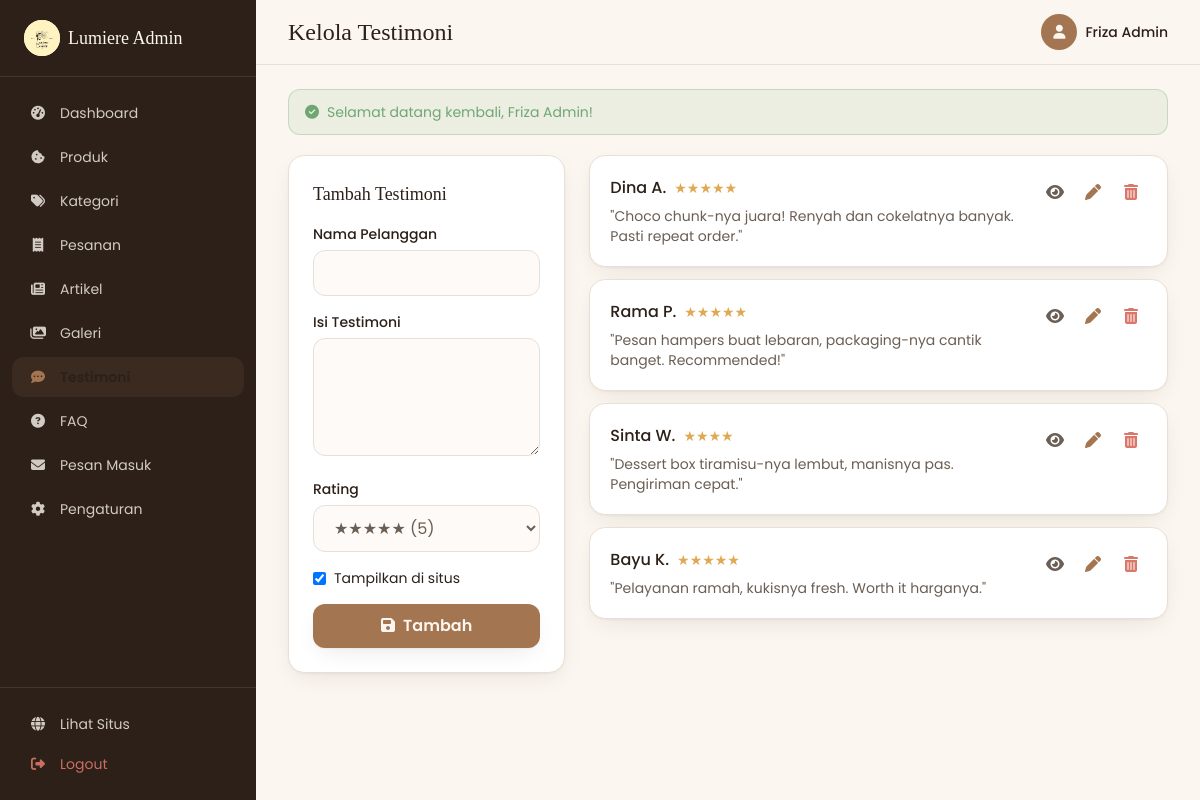
The app's page /index.php?page=admin/testimonials (signed in) with its own data.
### tables this page shows
CREATE TABLE testimonials (
  id            INT AUTO_INCREMENT PRIMARY KEY,
  customer_name VARCHAR(100) NOT NULL,
  content       VARCHAR(500) NOT NULL,
  rating        TINYINT NOT NULL DEFAULT 5,
  is_active     TINYINT(1) NOT NULL DEFAULT 1,
  created_at    TIMESTAMP NOT NULL DEFAULT CURRENT_TIMESTAMP
);

### public/index.php (called while the page is built, shortened)
<?php
require __DIR__ . '/../src/config/database.php';
require __DIR__ . '/../src/includes/functions.php';
$routes = [
    'home'          => 'public/home.php',
    'catalog'       => 'public/catalog.php',
    'product'       => 'public/product.php',
    'cart'          => 'public/cart.php',
    'checkout'      => 'public/checkout.php',
    'order-success' => 'public/order_success.php',
    'articles'      => 'public/articles.php',
    'article'       => 'public/article.php',
    'contact'       => 'public/contact.php',
    'login'  => 'auth/login.php',
    'logout' => 'auth/logout.php',
    'api/cart' => 'api/cart.php',
    'admin'             => 'admin/dashboard.php',
    'admin/products'    => 'admin/products.php',
    'admin/categories'  => 'admin/categories.php',
    'admin/orders'      => 'admin/orders.php',
    'admin/order'       => 'admin/order_detail.php',
    'admin/export'      => 'admin/export_orders.php',
    'admin/testimonials'=> 'admin/testimonials.php',
    'admin/faqs'        => 'admin/faqs.php',
    'admin/articles'    => 'admin/articles.php',
    'admin/gallery'     => 'admin/gallery.php',
    'admin/messages'    => 'admin/messages.php',
    'admin/settings'    => 'admin/settings.php',
];
$page = $_GET['page'] ?? 'home';
$file = SRC_PATH . '/pages/' . $routes[$page];
require $file;

### src/includes/functions.php (called while the page is built, shortened)
<?php
function e($value): string
{
    return htmlspecialchars((string) ($value ?? ''), ENT_QUOTES, 'UTF-8');
}
function url(string $page = 'home', array $params = []): string
{
    $query = array_merge(['page' => $page], $params);
    return APP_BASE . '/index.php?' . http_build_query($query);
}
function asset(string $path): string
{
    return APP_BASE . '/assets/' . ltrim($path, '/');
}
function is_logged_in(): bool
{
    return !empty($_SESSION['admin_id']);
}
function current_admin(): ?array
{
    static $admin = null;
    if ($admin === null) {
        $stmt = db()->prepare('SELECT id, name, username, role FROM admins WHERE id = ?');
        $stmt->execute([$_SESSION['admin_id']]);
        $admin = $stmt->fetch() ?: null;
    }
    return $admin;
}
function get_flash(string $key): ?string
{
    if (!empty($_SESSION['flash'][$key])) {
        $msg = $_SESSION['flash'][$key];
        return $msg;
    }
    return null;
}

### src/config/database.php (called while the page is built, shortened)
<?php
if (!function_exists('env')) {
    function env(string $key, $default = null)
    {
        $val = getenv($key);
        return ($val === false || $val === '') ? $default : $val;
    }
}
function db(): PDO
{
    static $pdo = null;
    if ($pdo instanceof PDO) {
        return $pdo;
    }
    $host = env('DB_HOST', '127.0.0.1');
    $port = env('DB_PORT', '3306');
    $name = env('DB_NAME', 'lumiere_cookies');
    $user = env('DB_USER', 'root');
    $pass = env('DB_PASS', '');
    $dsn = "mysql:host={$host};port={$port};dbname={$name};charset=utf8mb4";
    try {
        $pdo = new PDO($dsn, $user, $pass, [
            PDO::ATTR_ERRMODE            => PDO::ERRMODE_EXCEPTION,
            PDO::ATTR_DEFAULT_FETCH_MODE => PDO::FETCH_ASSOC,
            PDO::ATTR_EMULATE_PREPARES   => false,
        ]);
    } catch (PDOException $e) {
        http_response_code(500);
        die(
            '<div style="font-family:sans-serif;max-width:560px;margin:80px auto;padding:24px;'
            . 'border:1px solid #EADFD6;border-radius:16px;background:#FFF8F2;color:#2F241F">'
            . '<h2 style="margin-top:0">Gagal terhubung ke database</h2>'
            . '<p>Pastikan MySQL berjalan dan file <code>.env</code> sudah diisi dengan benar '
            . '(DB_HOST, DB_NAME, DB_USER, DB_PASS), serta <code>schema.sql</code> &amp; '
            . '<code>seed.sql</code> sudah dijalankan.</p>'
            . '<p style="color:#D97A6C"><strong>Detail:</strong> ' . htmlspecialchars($e->getMessage()) . '</p>'
            . '</div>'
        );
    }
    return $pdo;
}

### src/pages/admin/testimonials.php (the view, shortened to what this page needs)
<?php
$pageTitle = 'Kelola Testimoni';
$adminPage = 'admin/testimonials';
$pdo = db();
$edit = null;
$items = $pdo->query("SELECT * FROM testimonials ORDER BY created_at DESC")->fetchAll();
require SRC_PATH . '/includes/admin_header.php';
?>
<div class="grid lg:grid-cols-3 gap-6">
  <div class="lg:col-span-1">
    <div class="bg-card border border-line rounded-2xl p-6 shadow-soft sticky top-24">
      <h2 class="font-display text-lg text-heading mb-4"><?= $edit ? 'Edit Testimoni' : 'Tambah Testimoni' ?></h2>
      <form method="post" action="<?= url('admin/testimonials') ?>" class="space-y-4">
        <div>
          <label class="block text-sm font-medium text-heading mb-1.5">Nama Pelanggan</label>
          <input name="customer_name" value="<?= e($edit['customer_name'] ?? '') ?>" required class="field w-full rounded-xl border border-line bg-cream/50 px-4 py-2.5 focus:border-primary focus:ring-2 focus:ring-primary/20 outline-none transition">
        </div>
        <div>
          <label class="block text-sm font-medium text-heading mb-1.5">Isi Testimoni</label>
          <textarea name="content" rows="4" required class="field w-full rounded-xl border border-line bg-cream/50 px-4 py-2.5 focus:border-primary focus:ring-2 focus:ring-primary/20 outline-none transition"><?= e($edit['content'] ?? '') ?></textarea>
        </div>
        <div>
          <label class="block text-sm font-medium text-heading mb-1.5">Rating</label>
          <select name="rating" class="field w-full rounded-xl border border-line bg-cream/50 px-4 py-2.5 focus:border-primary focus:ring-2 focus:ring-primary/20 outline-none transition">
            <?php for ($r = 5; $r >= 1; $r--): ?>
              <option value="<?= $r ?>" <?= (int) ($edit['rating'] ?? 5) === $r ? 'selected' : '' ?>><?= str_repeat('★', $r) . str_repeat('☆', 5 - $r) ?> (<?= $r ?>)</option>
            <?php endfor; ?>
          </select>
        </div>
        <label class="flex items-center gap-2 text-sm text-heading cursor-pointer">
          <input type="checkbox" name="is_active" value="1" <?= ($edit['is_active'] ?? 1) ? 'checked' : '' ?> class="rounded border-line text-primary focus:ring-primary"> Tampilkan di situs
        </label>
        <div class="flex gap-2">
          <button type="submit" class="btn-primary flex-1 bg-primary hover:bg-hover text-cream font-semibold py-2.5 rounded-xl transition shadow-soft"><i class="fa-solid fa-floppy-disk mr-2"></i><?= $edit ? 'Simpan' : 'Tambah' ?></button>
        </div>
      </form>
    </div>
  </div>
  <div class="lg:col-span-2 space-y-3">
    <?php if (!$items): ?>
      <div class="bg-card border border-line rounded-2xl p-10 text-center text-body shadow-soft">Belum ada testimoni.</div>
    <?php else: foreach ($items as $t): ?>
    <div class="bg-card border border-line rounded-2xl p-5 shadow-soft">
      <div class="flex items-start justify-between gap-3">
        <div class="flex-1">
          <div class="flex items-center gap-2">
            <p class="font-medium text-heading"><?= e($t['customer_name']) ?></p>
            <span class="text-warning text-sm"><?= str_repeat('★', (int) $t['rating']) ?></span>
          </div>
          <p class="text-sm text-body mt-1.5">"<?= e($t['content']) ?>"</p>
        </div>
        <div class="flex items-center gap-1.5 shrink-0">
          <form method="post" action="<?= url('admin/testimonials') ?>" class="inline">
            <button class="w-8 h-8 grid place-items-center rounded-lg hover:bg-muted text-body transition" title="Aktif/Nonaktif"><i class="fa-solid <?= $t['is_active'] ? 'fa-eye' : 'fa-eye-slash' ?>"></i></button>
          </form>
          <a href="<?= url('admin/testimonials', ['id' => (int) $t['id']]) ?>" class="w-8 h-8 grid place-items-center rounded-lg hover:bg-primary/10 text-primary transition"><i class="fa-solid fa-pen"></i></a>
          <form method="post" action="<?= url('admin/testimonials') ?>" class="js-delete inline" data-name="<?= e($t['customer_name']) ?>">
            <button class="w-8 h-8 grid place-items-center rounded-lg hover:bg-danger/10 text-danger transition"><i class="fa-solid fa-trash-can"></i></button>
          </form>
        </div>
      </div>
    </div>
    <?php endforeach; endif; ?>
  </div>
</div>
<?php require SRC_PATH . '/includes/admin_footer.php'; ?>

### src/includes/admin_header.php (shortened to what this page needs)
<?php
$admin     = current_admin();
$adminPage = $adminPage ?? '';
$pageTitle = $pageTitle ?? 'Admin';
$menu = [
    ['admin',              'Dashboard',   'fa-gauge-high'],
    ['admin/products',     'Produk',      'fa-cookie-bite'],
    ['admin/categories',   'Kategori',    'fa-tags'],
    ['admin/orders',       'Pesanan',     'fa-receipt'],
    ['admin/articles',     'Artikel',     'fa-newspaper'],
    ['admin/gallery',      'Galeri',      'fa-images'],
    ['admin/testimonials', 'Testimoni',   'fa-comment-dots'],
    ['admin/faqs',         'FAQ',         'fa-circle-question'],
    ['admin/messages',     'Pesan Masuk', 'fa-envelope'],
    ['admin/settings',     'Pengaturan',  'fa-gear'],
];
$flashSuccess = get_flash('success');
?>
<!DOCTYPE html>
<html lang="id" class="scroll-smooth">
<head>
<script src="https://cdn.tailwindcss.com"></script>
<link rel="stylesheet" href="https://cdnjs.cloudflare.com/ajax/libs/font-awesome/6.5.2/css/all.min.css">
<link rel="stylesheet" href="<?= asset('css/style.css') ?>">
</head>
<body class="bg-cream text-body font-sans antialiased">
<div class="min-h-screen flex">
  <aside id="adminSidebar" class="fixed lg:sticky top-0 z-40 h-screen w-64 shrink-0 bg-heading text-cream/80 flex flex-col -translate-x-full lg:translate-x-0 transition-transform duration-300">
    <div class="px-6 py-5 border-b border-cream/10 flex items-center gap-2">
      <span class="grid place-items-center w-9 h-9 rounded-full bg-cream overflow-hidden"><img src="<?= asset('images/logo.png') ?>" alt="Lumiere" class="w-full h-full object-contain"></span>
      <span class="font-display text-lg text-cream">Lumiere Admin</span>
    </div>
    <nav class="flex-1 overflow-y-auto px-3 py-4 space-y-1">
      <?php foreach ($menu as [$key, $label, $icon]):
        $is = $adminPage === $key; ?>
        <a href="<?= url($key) ?>"
           class="admin-link flex items-center gap-3 px-4 py-2.5 rounded-xl text-sm transition <?= $is ? 'active bg-primary text-cream' : 'hover:bg-cream/10' ?>">
          <i class="fa-solid <?= $icon ?> w-5 text-center"></i><?= e($label) ?>
        </a>
      <?php endforeach; ?>
    </nav>
    <div class="px-3 py-4 border-t border-cream/10">
      <a href="<?= url('home') ?>" target="_blank" class="flex items-center gap-3 px-4 py-2.5 rounded-xl text-sm hover:bg-cream/10 transition">
        <i class="fa-solid fa-globe w-5 text-center"></i>Lihat Situs
      </a>
      <a href="<?= url('logout') ?>" class="flex items-center gap-3 px-4 py-2.5 rounded-xl text-sm text-danger/90 hover:bg-danger/15 transition">
        <i class="fa-solid fa-right-from-bracket w-5 text-center"></i>Logout
      </a>
    </div>
  </aside>
  <div class="flex-1 min-w-0 flex flex-col">
    <header class="sticky top-0 z-20 bg-cream/85 backdrop-blur border-b border-line">
      <div class="px-4 sm:px-6 lg:px-8 h-16 flex items-center justify-between gap-3">
        <div class="flex items-center gap-3">
          <h1 class="font-display text-xl sm:text-2xl text-heading"><?= e($pageTitle) ?></h1>
        </div>
        <div class="flex items-center gap-3">
          <span class="hidden sm:flex items-center gap-2 text-sm">
            <span class="w-9 h-9 grid place-items-center rounded-full bg-primary text-cream"><i class="fa-solid fa-user"></i></span>
            <span class="text-heading font-medium"><?= e($admin['name'] ?? 'Admin') ?></span>
          </span>
        </div>
      </div>
    </header>
    <main class="flex-1 px-4 sm:px-6 lg:px-8 py-6">
      <?php if ($flashSuccess): ?>
        <div class="mb-5 rounded-xl border border-success/30 bg-success/10 text-success px-4 py-3 text-sm">
          <i class="fa-solid fa-circle-check mr-2"></i><?= e($flashSuccess) ?>
        </div>
      <?php endif; ?>

### public/assets/css/style.css (style rules this page uses)
:root { --primary: #A47551; --hover: #8C6244; --line: #EADFD6; --heading: #2C2018; }
* { -webkit-tap-highlight-color: transparent; }
.btn-primary { position: relative; overflow: hidden; transition: transform .2s, box-shadow .3s, background-color .25s; }
.admin-link.active { background: rgba(164,117,81,.12); color: #2C2018; font-weight: 600; }
.admin-link.active i { color: #A47551; }
.field { transition: border-color .2s, box-shadow .2s; }

### records on screen
testimonials: customer_name "Dina A.", rating "★★★★★", content "Choco chunk-nya juara! Renyah dan cokelatnya banyak. Pasti repeat order.", is_active 1 (drawn)
testimonials: customer_name "Rama P.", rating "★★★★★", content "Pesan hampers buat lebaran, packaging-nya cantik banget. Recommended!", is_active 1 (drawn)
testimonials: customer_name "Sinta W.", rating "★★★★", content "Dessert box tiramisu-nya lembut, manisnya pas. Pengiriman cepat.", is_active 1 (drawn)
testimonials: customer_name "Bayu K.", rating "★★★★★", content "Pelayanan ramah, kukisnya fresh. Worth it harganya.", is_active 1 (drawn)

### other values on screen
$label "Dashboard"
$label "Produk"
$label "Kategori"
$label "Pesanan"
$label "Artikel"
$label "Galeri"
$label "FAQ"
$label "Pesan Masuk"
$label "Pengaturan"
$pageTitle "Kelola Testimoni"
$admin['name'] "Friza Admin"
$flashSuccess "Selamat datang kembali, Friza Admin!"
form field rating "★★★★★ (5)"
